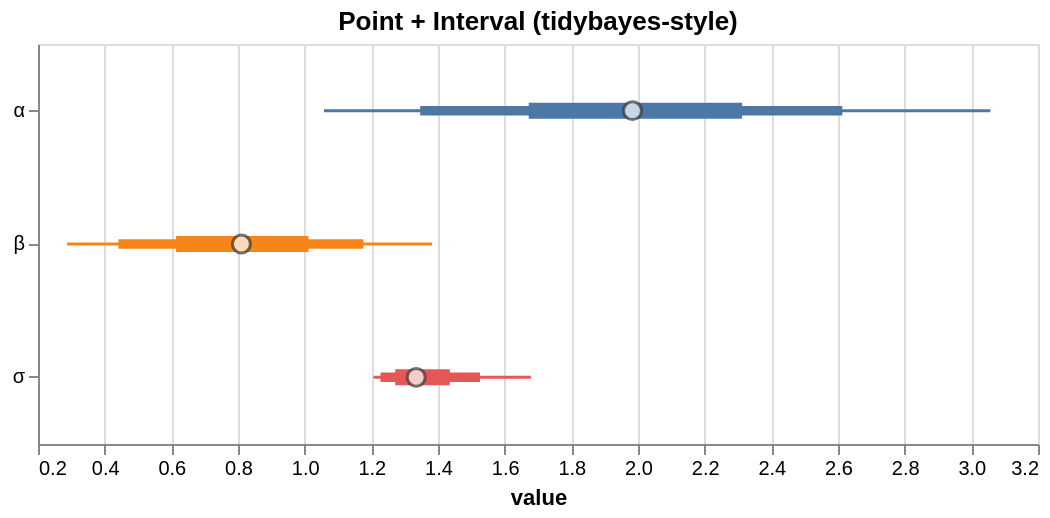

This figure's Vega-Lite source:
### Vega-Lite specification from a JSON file in a GitHub repository (floating-point values rounded to 4 significant figures)
{"$schema": "https://vega.github.io/schema/vega-lite/v5.json", "config": {"axis": {"labelLimit": 0}, "header": {"labelLimit": 0}, "legend": {"labelLimit": 0}}, "data": {"values": [{"__point__": 1.335, "hi_0_5_": 1.435, "hi_0_8_": 1.526, "hi_0_95_": 1.679, "lo_0_5_": 1.272, "lo_0_8_": 1.228, "lo_0_95_": 1.207, "parameter": "σ"}, {"__point__": 1.984, "hi_0_5_": 2.312, "hi_0_8_": 2.613, "hi_0_95_": 3.057, "lo_0_5_": 1.672, "lo_0_8_": 1.347, "lo_0_95_": 1.058, "parameter": "α"}, {"__point__": 0.8103, "hi_0_5_": 1.012, "hi_0_8_": 1.176, "hi_0_95_": 1.382, "lo_0_5_": 0.6143, "lo_0_8_": 0.4414, "lo_0_95_": 0.2874, "parameter": "β"}]}, "height": 200, "layer": [{"encoding": {"color": {"field": "parameter", "legend": null, "type": "nominal"}, "tooltip": [{"field": "__point__", "title": "value (estimate)", "type": "quantitative"}, {"field": "parameter", "type": "nominal"}, {"field": "lo_0_95_", "title": "95% lo", "type": "quantitative"}, {"field": "hi_0_95_", "title": "95% hi", "type": "quantitative"}], "x": {"field": "lo_0_95_", "scale": {"zero": false}, "title": "value", "type": "quantitative"}, "x2": {"field": "hi_0_95_"}, "y": {"axis": {"title": null}, "field": "parameter", "type": "nominal"}}, "mark": {"strokeWidth": 1.5, "type": "rule"}, "params": [{"bind": "scales", "name": "grid", "select": {"encodings": ["x"], "type": "interval"}}]}, {"encoding": {"color": {"field": "parameter", "legend": null, "type": "nominal"}, "tooltip": [{"field": "__point__", "title": "value (estimate)", "type": "quantitative"}, {"field": "parameter", "type": "nominal"}, {"field": "lo_0_95_", "title": "95% lo", "type": "quantitative"}, {"field": "hi_0_95_", "title": "95% hi", "type": "quantitative"}], "x": {"field": "lo_0_8_", "scale": {"zero": false}, "title": "value", "type": "quantitative"}, "x2": {"field": "hi_0_8_"}, "y": {"axis": {"title": null}, "field": "parameter", "type": "nominal"}}, "mark": {"strokeWidth": 4.75, "type": "rule"}}, {"encoding": {"color": {"field": "parameter", "legend": null, "type": "nominal"}, "tooltip": [{"field": "__point__", "title": "value (estimate)", "type": "quantitative"}, {"field": "parameter", "type": "nominal"}, {"field": "lo_0_95_", "title": "95% lo", "type": "quantitative"}, {"field": "hi_0_95_", "title": "95% hi", "type": "quantitative"}], "x": {"field": "lo_0_5_", "scale": {"zero": false}, "title": "value", "type": "quantitative"}, "x2": {"field": "hi_0_5_"}, "y": {"axis": {"title": null}, "field": "parameter", "type": "nominal"}}, "mark": {"strokeWidth": 8.0, "type": "rule"}}, {"encoding": {"tooltip": [{"field": "__point__", "title": "value (estimate)", "type": "quantitative"}, {"field": "parameter", "type": "nominal"}, {"field": "lo_0_95_", "title": "95% lo", "type": "quantitative"}, {"field": "hi_0_95_", "title": "95% hi", "type": "quantitative"}], "x": {"field": "__point__", "scale": {"zero": false}, "type": "quantitative"}, "y": {"field": "parameter", "type": "nominal"}}, "mark": {"color": "white", "filled": true, "size": 80, "stroke": "#333", "strokeWidth": 1.5, "type": "point"}}], "title": "Point + Interval (tidybayes-style)", "width": 500}
